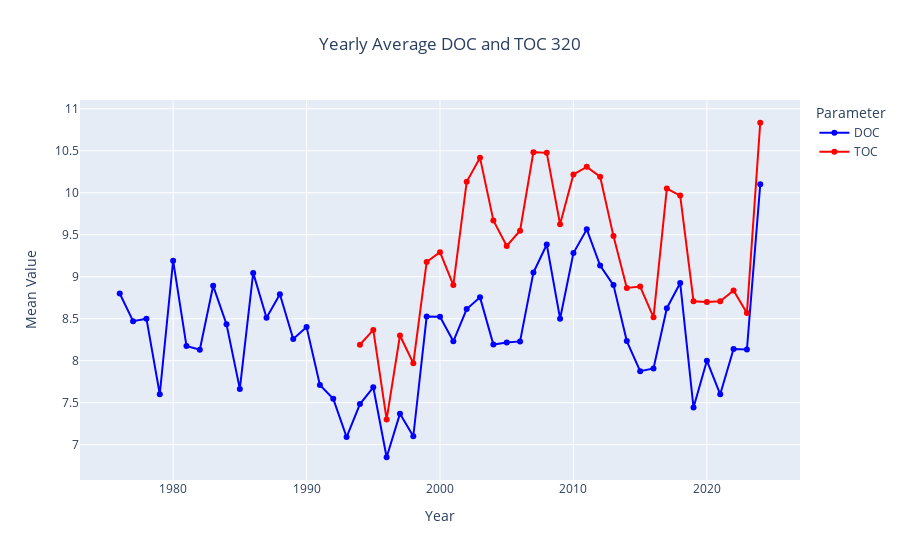

The cell this chart's notebook holds for it:
### Code cell
fig = go.Figure()

fig.add_trace(
    go.Scatter(
        x=mean_320_df["Year"],
        y=mean_320_df["DOC"],
        mode="lines+markers",
        name="DOC",
        line=dict(color="blue"),
    )
)

fig.add_trace(
    go.Scatter(
        x=mean_320_df["Year"],
        y=mean_320_df["TOC"],
        mode="lines+markers",
        name="TOC",
        line=dict(color="red"),
    )
)

fig.update_layout(
    title={
        "text": "Yearly Average DOC and TOC 320",
        "x": 0.5,
        "xanchor": "center",
    },
    xaxis_title="Year",
    yaxis_title="Mean Value",
    legend_title="Parameter",
)

fig.show()

### Figure 1 — Plotly figure (JSON) as saved in the notebook; plotly's stock layout.template omitted (floating-point values rounded to 4 significant figures)
{"data": [{"line": {"color": "blue"}, "mode": "lines+markers", "name": "DOC", "type": "scatter", "x": [1976, 1977, 1978, 1979, 1980, 1981, 1982, 1983, 1984, 1985, 1986, 1987, 1988, 1989, 1990, 1991, 1992, 1993, 1994, 1995, 1996, 1997, 1998, 1999, 2000, 2001, 2002, 2003, 2004, 2005, 2006, 2007, 2008, 2009, 2010, 2011, 2012, 2013, 2014, 2015, 2016, 2017, 2018, 2019, 2020, 2021, 2022, 2023, 2024], "y": [8.8, 8.47, 8.5, 7.6, 9.191, 8.175, 8.13, 8.892, 8.433, 7.664, 9.045, 8.511, 8.792, 8.258, 8.4, 7.711, 7.545, 7.091, 7.483, 7.683, 6.85, 7.369, 7.1, 8.525, 8.523, 8.231, 8.615, 8.754, 8.192, 8.217, 8.229, 9.05, 9.383, 8.5, 9.282, 9.564, 9.133, 8.9, 8.233, 7.875, 7.908, 8.625, 8.925, 7.442, 8, 7.6, 8.14, 8.133, 10.1]}, {"line": {"color": "red"}, "mode": "lines+markers", "name": "TOC", "type": "scatter", "x": [1976, 1977, 1978, 1979, 1980, 1981, 1982, 1983, 1984, 1985, 1986, 1987, 1988, 1989, 1990, 1991, 1992, 1993, 1994, 1995, 1996, 1997, 1998, 1999, 2000, 2001, 2002, 2003, 2004, 2005, 2006, 2007, 2008, 2009, 2010, 2011, 2012, 2013, 2014, 2015, 2016, 2017, 2018, 2019, 2020, 2021, 2022, 2023, 2024], "y": [null, null, null, null, null, null, null, null, null, null, null, null, null, null, null, null, null, null, 8.19, 8.367, 7.3, 8.3, 7.969, 9.175, 9.292, 8.9, 10.13, 10.42, 9.669, 9.367, 9.547, 10.48, 10.47, 9.625, 10.22, 10.31, 10.19, 9.483, 8.867, 8.883, 8.517, 10.05, 9.967, 8.708, 8.7, 8.708, 8.836, 8.567, 10.83]}], "layout": {"legend": {"title": {"text": "Parameter"}}, "title": {"text": "Yearly Average DOC and TOC 320", "x": 0.5, "xanchor": "center"}, "xaxis": {"title": {"text": "Year"}}, "yaxis": {"title": {"text": "Mean Value"}}}}
